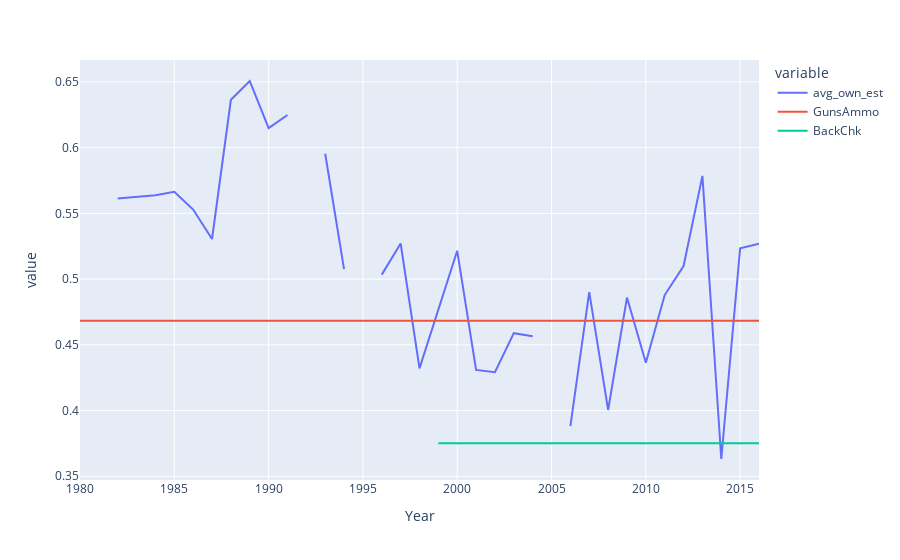

The notebook cell saved with this chart:
### Code cell
#Look at measures over time - aggregate to year level
test = own_df[['Year','HuntLic','GunsAmmo','BackChk','avg_own_est']]

test.loc[:,'HuntLic']=(test['HuntLic']-test['HuntLic'].min())/(test['HuntLic'].max()-test['HuntLic'].min())
test.loc[:,'GunsAmmo']=(test['GunsAmmo']-test['GunsAmmo'].min())/(test['GunsAmmo'].max()-test['GunsAmmo'].min())
test.loc[:,'BackChk']=(test['BackChk']-test['BackChk'].min())/(test['BackChk'].max()-test['BackChk'].min())
test.loc[:,'avg_own_est']=(test['avg_own_est']-test['avg_own_est'].min())/(test['avg_own_est'].max()-test['avg_own_est'].min())


test = test.groupby(['Year'], as_index=False).agg(
    {
        'HuntLic':'mean', 
        'GunsAmmo':'mean',
        'BackChk':'mean',
        'avg_own_est':'mean'
    }
)

fig = px.line(test,x="Year",y=['avg_own_est','GunsAmmo','BackChk','avg_own_est'])
fig.show()

### Figure 1 — Plotly figure (JSON) as saved in the notebook; plotly's stock layout.template omitted (floating-point values rounded to 4 significant figures)
{"data": [{"hovertemplate": "variable=avg_own_est<br>Year=%{x}<br>value=%{y}<extra></extra>", "legendgroup": "avg_own_est", "line": {"color": "#636efa", "dash": "solid"}, "marker": {"symbol": "circle"}, "mode": "lines", "name": "avg_own_est", "orientation": "v", "showlegend": true, "type": "scatter", "x": [1980, 1981, 1982, 1983, 1984, 1985, 1986, 1987, 1988, 1989, 1990, 1991, 1992, 1993, 1994, 1995, 1996, 1997, 1998, 1999, 2000, 2001, 2002, 2003, 2004, 2005, 2006, 2007, 2008, 2009, 2010, 2011, 2012, 2013, 2014, 2015, 2016], "xaxis": "x", "y": [0.5939, null, 0.5614, 0.5629, 0.5638, 0.5665, 0.5529, 0.5305, 0.6364, 0.6507, 0.6149, 0.6248, null, 0.5954, 0.5076, null, 0.5034, 0.5271, 0.4321, 0.4765, 0.5215, 0.4309, 0.4292, 0.4589, 0.4564, null, 0.3881, 0.4901, 0.4005, 0.4859, 0.4363, 0.4879, 0.51, 0.5785, 0.3631, 0.5235, 0.527], "yaxis": "y"}, {"hovertemplate": "variable=GunsAmmo<br>Year=%{x}<br>value=%{y}<extra></extra>", "legendgroup": "GunsAmmo", "line": {"color": "#EF553B", "dash": "solid"}, "marker": {"symbol": "circle"}, "mode": "lines", "name": "GunsAmmo", "orientation": "v", "showlegend": true, "type": "scatter", "x": [1980, 1981, 1982, 1983, 1984, 1985, 1986, 1987, 1988, 1989, 1990, 1991, 1992, 1993, 1994, 1995, 1996, 1997, 1998, 1999, 2000, 2001, 2002, 2003, 2004, 2005, 2006, 2007, 2008, 2009, 2010, 2011, 2012, 2013, 2014, 2015, 2016], "xaxis": "x", "y": [0.4684, 0.4684, 0.4684, 0.4684, 0.4684, 0.4684, 0.4684, 0.4684, 0.4684, 0.4684, 0.4684, 0.4684, 0.4684, 0.4684, 0.4684, 0.4684, 0.4684, 0.4684, 0.4684, 0.4684, 0.4684, 0.4684, 0.4684, 0.4684, 0.4684, 0.4684, 0.4684, 0.4684, 0.4684, 0.4684, 0.4684, 0.4684, 0.4684, 0.4684, 0.4684, 0.4684, 0.4684], "yaxis": "y"}, {"hovertemplate": "variable=BackChk<br>Year=%{x}<br>value=%{y}<extra></extra>", "legendgroup": "BackChk", "line": {"color": "#00cc96", "dash": "solid"}, "marker": {"symbol": "circle"}, "mode": "lines", "name": "BackChk", "orientation": "v", "showlegend": true, "type": "scatter", "x": [1980, 1981, 1982, 1983, 1984, 1985, 1986, 1987, 1988, 1989, 1990, 1991, 1992, 1993, 1994, 1995, 1996, 1997, 1998, 1999, 2000, 2001, 2002, 2003, 2004, 2005, 2006, 2007, 2008, 2009, 2010, 2011, 2012, 2013, 2014, 2015, 2016], "xaxis": "x", "y": [null, null, null, null, null, null, null, null, null, null, null, null, null, null, null, null, null, null, null, 0.3752, 0.3752, 0.3752, 0.3752, 0.3752, 0.3752, 0.3752, 0.3752, 0.3752, 0.3752, 0.3752, 0.3752, 0.3752, 0.3752, 0.3752, 0.3752, 0.3752, 0.3752], "yaxis": "y"}], "layout": {"legend": {"title": {"text": "variable"}, "tracegroupgap": 0}, "margin": {"t": 60}, "xaxis": {"anchor": "y", "domain": [0, 1], "title": {"text": "Year"}}, "yaxis": {"anchor": "x", "domain": [0, 1], "title": {"text": "value"}}}}
